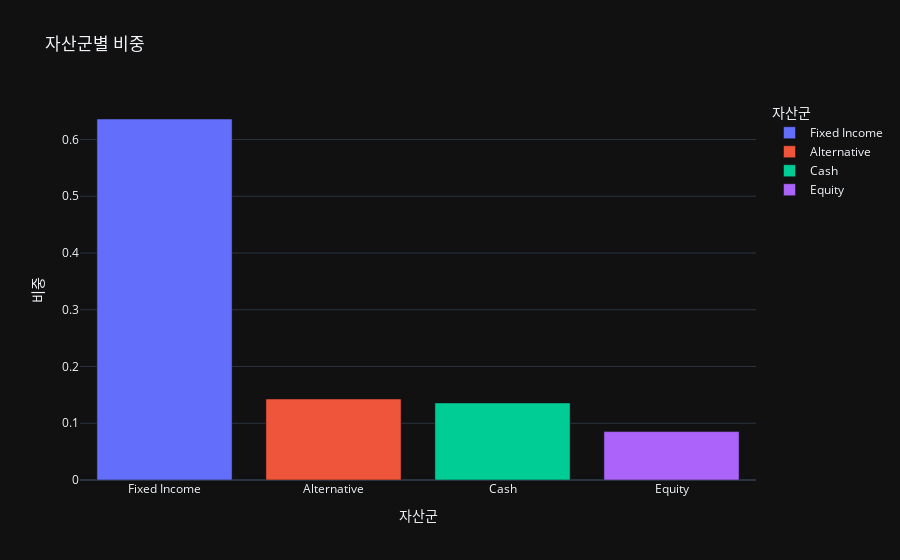

Notebook code for this chart:
### Code cell
fig2 = px.bar(df_by_asset_class, y = 'wt', x = 'asset_class', title = '자산군별 비중',
       labels = {'asset_class': '자산군', 'wt': '비중'},
       orientation = 'v', color = "asset_class", color_continuous_scale = 'darkmint',
        template = 'plotly_dark')
fig2.show()

### Figure 1 — Plotly figure (JSON) as saved in the notebook; plotly's stock layout.template omitted (floating-point values rounded to 4 significant figures)
{"data": [{"alignmentgroup": "True", "hovertemplate": "자산군=%{x}<br>비중=%{y}<extra></extra>", "legendgroup": "Fixed Income", "marker": {"color": "#636efa"}, "name": "Fixed Income", "offsetgroup": "Fixed Income", "orientation": "v", "showlegend": true, "textposition": "auto", "type": "bar", "x": ["Fixed Income"], "xaxis": "x", "y": [0.6361], "yaxis": "y"}, {"alignmentgroup": "True", "hovertemplate": "자산군=%{x}<br>비중=%{y}<extra></extra>", "legendgroup": "Alternative", "marker": {"color": "#EF553B"}, "name": "Alternative", "offsetgroup": "Alternative", "orientation": "v", "showlegend": true, "textposition": "auto", "type": "bar", "x": ["Alternative"], "xaxis": "x", "y": [0.1428], "yaxis": "y"}, {"alignmentgroup": "True", "hovertemplate": "자산군=%{x}<br>비중=%{y}<extra></extra>", "legendgroup": "Cash", "marker": {"color": "#00cc96"}, "name": "Cash", "offsetgroup": "Cash", "orientation": "v", "showlegend": true, "textposition": "auto", "type": "bar", "x": ["Cash"], "xaxis": "x", "y": [0.1358], "yaxis": "y"}, {"alignmentgroup": "True", "hovertemplate": "자산군=%{x}<br>비중=%{y}<extra></extra>", "legendgroup": "Equity", "marker": {"color": "#ab63fa"}, "name": "Equity", "offsetgroup": "Equity", "orientation": "v", "showlegend": true, "textposition": "auto", "type": "bar", "x": ["Equity"], "xaxis": "x", "y": [0.08532], "yaxis": "y"}], "layout": {"barmode": "relative", "legend": {"title": {"text": "자산군"}, "tracegroupgap": 0}, "title": {"text": "자산군별 비중"}, "xaxis": {"anchor": "y", "categoryarray": ["Fixed Income", "Alternative", "Cash", "Equity"], "categoryorder": "array", "domain": [0, 1], "title": {"text": "자산군"}}, "yaxis": {"anchor": "x", "domain": [0, 1], "title": {"text": "비중"}}}}
